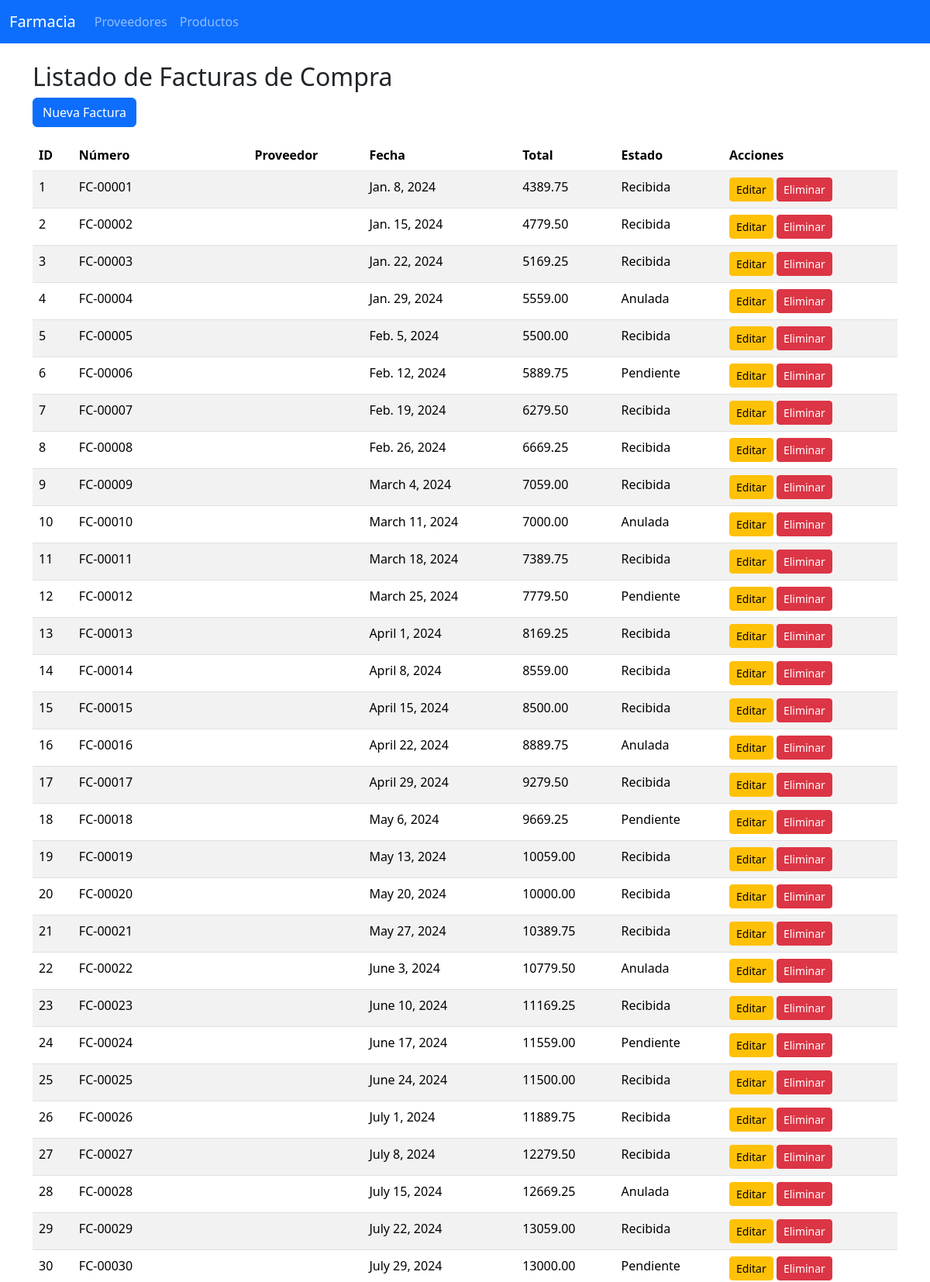
/facturas-compra/ (upper part), run on the app's committed database.
### farmacia_app/models.py (models this page shows, shortened)
class FacturaCompra(models.Model):
    id_factura_compra = models.AutoField(primary_key=True)
    fecha = models.DateField()
    total = models.DecimalField(max_digits=12, decimal_places=2)
    id_proveedor = models.ForeignKey(Proveedor, on_delete=models.CASCADE, db_column='id_proveedor')
    numero_factura = models.CharField(max_length=50, blank=True, null=True)
    impuesto = models.DecimalField(max_digits=10, decimal_places=2, blank=True, null=True)
    estado = models.CharField(max_length=50, blank=True, null=True)
    class Meta:
        db_table = 'Factura_Compra'

### farmacia_app/views.py (the view)
# urls.py: path('facturas-compra/', views.facturacompra_list, name='facturacompra_list'),
def facturacompra_list(request):
    facturas = FacturaCompra.objects.all()
    return render(request, 'facturas/facturacompra_list.html', {'facturas': facturas})

### farmacia_app/templates/facturas/facturacompra_list.html
{% extends "base.html" %}
{% block content %}
<h2>Listado de Facturas de Compra</h2>
<a href="{% url 'facturacompra_create' %}" class="btn btn-primary mb-3">Nueva Factura</a>
<table class="table table-striped">
    <thead>
        <tr>
            <th>ID</th>
            <th>Número</th>
            <th>Proveedor</th>
            <th>Fecha</th>
            <th>Total</th>
            <th>Estado</th>
            <th>Acciones</th>
        </tr>
    </thead>
    <tbody>
        {% for factura in facturas %}
        <tr>
            <td>{{ factura.id_factura_compra }}</td>
            <td>{{ factura.numero_factura }}</td>
            <td>{{ factura.id_proveedor.nombre }}</td>
            <td>{{ factura.fecha }}</td>
            <td>{{ factura.total }}</td>
            <td>{{ factura.estado }}</td>
            <td>
                <a href="{% url 'facturacompra_edit' factura.id_factura_compra %}" class="btn btn-warning btn-sm">Editar</a>
                <a href="{% url 'facturacompra_delete' factura.id_factura_compra %}" class="btn btn-danger btn-sm">Eliminar</a>
            </td>
        </tr>
        {% empty %}
        <tr><td colspan="7" class="text-center">No hay facturas registradas.</td></tr>
        {% endfor %}
    </tbody>
</table>
{% endblock %}

### data on the page
FacturaCompra: id_factura_compra "1", numero_factura "FC-00001", fecha "Jan. 8, 2024", total "4389.75", estado "Recibida"
FacturaCompra: id_factura_compra "2", numero_factura "FC-00002", fecha "Jan. 15, 2024", total "4779.50", estado "Recibida"
FacturaCompra: id_factura_compra "3", numero_factura "FC-00003", fecha "Jan. 22, 2024", total "5169.25", estado "Recibida"
FacturaCompra: id_factura_compra "4", numero_factura "FC-00004", fecha "Jan. 29, 2024", total "5559.00", estado "Anulada"
FacturaCompra: id_factura_compra "5", numero_factura "FC-00005", fecha "Feb. 5, 2024", total "5500.00", estado "Recibida"
FacturaCompra: id_factura_compra "6", numero_factura "FC-00006", fecha "Feb. 12, 2024", total "5889.75", estado "Pendiente"
FacturaCompra: id_factura_compra "7", numero_factura "FC-00007", fecha "Feb. 19, 2024", total "6279.50", estado "Recibida"
FacturaCompra: id_factura_compra "8", numero_factura "FC-00008", fecha "Feb. 26, 2024", total "6669.25", estado "Recibida"
FacturaCompra: id_factura_compra "9", numero_factura "FC-00009", fecha "March 4, 2024", total "7059.00", estado "Recibida"
FacturaCompra: id_factura_compra "10", numero_factura "FC-00010", fecha "March 11, 2024", total "7000.00", estado "Anulada"
FacturaCompra: id_factura_compra "11", numero_factura "FC-00011", fecha "March 18, 2024", total "7389.75", estado "Recibida"
FacturaCompra: id_factura_compra "12", numero_factura "FC-00012", fecha "March 25, 2024", total "7779.50", estado "Pendiente"
FacturaCompra: id_factura_compra "13", numero_factura "FC-00013", fecha "April 1, 2024", total "8169.25", estado "Recibida"
FacturaCompra: id_factura_compra "14", numero_factura "FC-00014", fecha "April 8, 2024", total "8559.00", estado "Recibida"
FacturaCompra: id_factura_compra "15", numero_factura "FC-00015", fecha "April 15, 2024", total "8500.00", estado "Recibida"
FacturaCompra: id_factura_compra "16", numero_factura "FC-00016", fecha "April 22, 2024", total "8889.75", estado "Anulada"
FacturaCompra: id_factura_compra "17", numero_factura "FC-00017", fecha "April 29, 2024", total "9279.50", estado "Recibida"
FacturaCompra: id_factura_compra "18", numero_factura "FC-00018", fecha "May 6, 2024", total "9669.25", estado "Pendiente"
FacturaCompra: id_factura_compra "19", numero_factura "FC-00019", fecha "May 13, 2024", total "10059.00", estado "Recibida"
FacturaCompra: id_factura_compra "20", numero_factura "FC-00020", fecha "May 20, 2024", total "10000.00", estado "Recibida"
FacturaCompra: id_factura_compra "21", numero_factura "FC-00021", fecha "May 27, 2024", total "10389.75", estado "Recibida"
FacturaCompra: id_factura_compra "22", numero_factura "FC-00022", fecha "June 3, 2024", total "10779.50", estado "Anulada"
FacturaCompra: id_factura_compra "23", numero_factura "FC-00023", fecha "June 10, 2024", total "11169.25", estado "Recibida"
FacturaCompra: id_factura_compra "24", numero_factura "FC-00024", fecha "June 17, 2024", total "11559.00", estado "Pendiente"
FacturaCompra: id_factura_compra "25", numero_factura "FC-00025", fecha "June 24, 2024", total "11500.00", estado "Recibida"
FacturaCompra: id_factura_compra "26", numero_factura "FC-00026", fecha "July 1, 2024", total "11889.75", estado "Recibida"
FacturaCompra: id_factura_compra "27", numero_factura "FC-00027", fecha "July 8, 2024", total "12279.50", estado "Recibida"
FacturaCompra: id_factura_compra "28", numero_factura "FC-00028", fecha "July 15, 2024", total "12669.25", estado "Anulada"
FacturaCompra: id_factura_compra "29", numero_factura "FC-00029", fecha "July 22, 2024", total "13059.00", estado "Recibida"
FacturaCompra: id_factura_compra "30", numero_factura "FC-00030", fecha "July 29, 2024", total "13000.00", estado "Pendiente"
